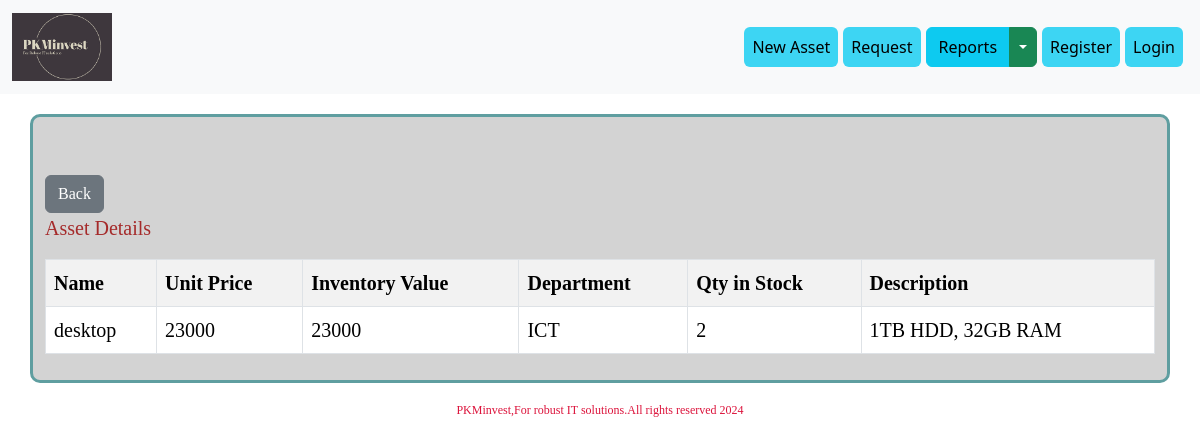
Before: /details/13/ with the older database file.
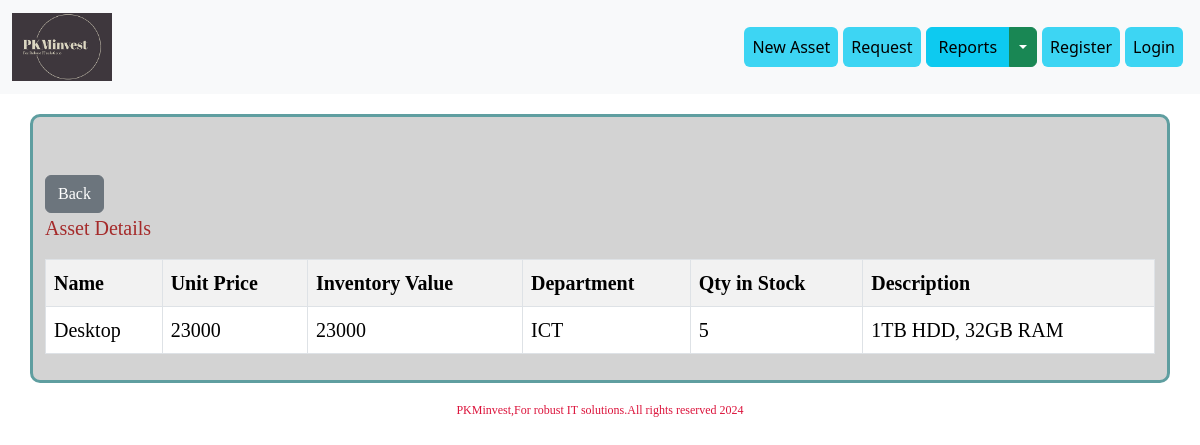
After: the same page with the newer database file.
### items/models.py (models this page shows)
class Asset(models.Model):
    asset_name = models.CharField(max_length=100)
    unit_cost = models.IntegerField()
    inv_value = models.IntegerField()
    asset_specs = models.TextField()
    department = models.CharField(max_length=50)
    asset_qty = models.IntegerField()

### items/views.py (the view)
# urls.py: path('details/<id>/',views.get_asset,name='details'),
def get_asset(request,id):
    asset=Asset.objects.get(id=id)
    return render(request,'details.html',{'asset':asset})

### items/templates/details.html
{% extends 'layout.html' %}
{% load static %}
{% block body %}
<div class="container paragraph1">
        <a href="/view_assets/" class="btn btn-secondary mt-5" tabindex="-1" role="button" aria-disabled="true">Back</a>
        <p>Asset Details</p>
        <table class="table table-bordered table-striped">
            <tr>
                <th>Name</th>
                <th>Unit Price</th>
                <th>Inventory Value</th>
                <th>Department</th>
                <th>Qty in Stock</th>
                <th>Description</th>
            </tr>
            <tr>
                <td>{{ asset.asset_name }}</td>
                <td>{{ asset.unit_cost }}</td>
                <td>{{ asset.inv_value}}</td>
                <td>{{ asset.department }}</td>
                <td>{{ asset.asset_qty }}</td>
                <td>{{ asset.asset_specs }}</td>
                </tr>
        </table>
</div>
{% endblock %}

Changed rows visible on the page:
changed Asset "ICT": asset_name "desktop" → "Desktop"; asset_qty "2" → "5"
